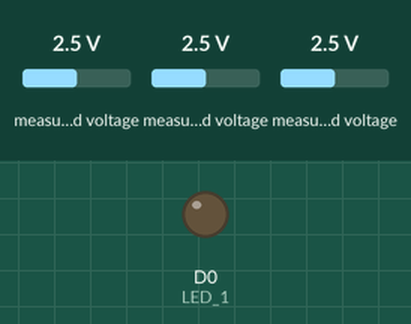
Bench run of a sketch on a simulated ESP8266 (NodeMCU). Parts: output pins drawn as LEDs (lit = HIGH). Inputs (shaded band) come from the test bench; at power-on: measured voltage 2.5 V. WiFi joins after 1.5 s; servers stay silent unless stated; random numbers use the default seed unless the sketch sets one; no MQTT or app messages arrive unless stated; pins used as bus, display or sensor lines are not drawn; what the sketch prints to the serial monitor is not drawn.

Above: at 0.1 s.
At 54.4 s:
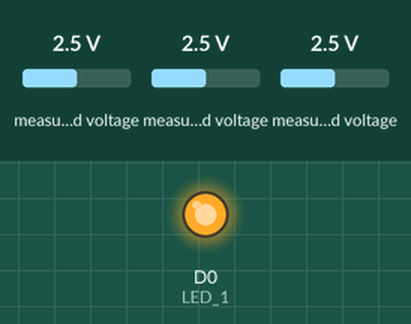
Timing chart, 0 to 115.8 s (numbered marks = the images above):
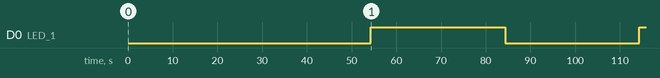

The sketch:

DME_ENTRADA.ino
```cpp
// Programa: Modulo ESP8266 Serial Output
// Autor: Gabriel Manoel da Silva - DAS/UFSC

#include <Wire.h>
#include <ArduinoJson.h>
#include <Time.h>
#include <ADS1115_WE.h>
#include <ESP8266WiFi.h>
#include <PubSubClient.h>
#include <math.h>

// JSON
JsonDocument doc;

// ===== CONFIGS =====
const int REPORT_INTERVAL = 30000; // a cada 30 segundos
#define I2C_ADDRESS 0x48
#define D5 14
#define LED_1 16
#define Number_of_Channels 3

// ===== CONFIG WIFI =====
const char* ssid = "LMM";
const char* password = "mecatronica";

// ===== CONFIG MQTT =====
const char* mqtt_server = "2d3476b755a14f60ba5c6449a3dab224.s1.eu.hivemq.cloud"; // ou seu domínio HiveMQ
const int mqtt_port = 8883;               // ou 8883 se for TLS
const char* mqtt_topic = "DME_ENTRADA";
const char* mqtt_client_user = "teste123";        // se tiver login no broker
const char* mqtt_client_pass = "Teste123";
WiFiClientSecure espClient;
PubSubClient client(espClient);

// ===== OBJETOS =====
ADS1115_WE adc(I2C_ADDRESS);

unsigned long lastSend = 0;

// ===== CONECTAR WIFI =====
void conectarWiFi() {
  Serial.print("Conectando ao Wi-Fi: ");
  Serial.println(ssid);

  WiFi.begin(ssid, password);
  unsigned long startAttemptTime = millis();

  while (WiFi.status() != WL_CONNECTED && millis() - startAttemptTime < 15000) {
    delay(500);
    Serial.print(".");
  }

  if (WiFi.status() == WL_CONNECTED) {
    Serial.println("\nWiFi conectado!");
    Serial.print("IP: ");
    Serial.println(WiFi.localIP());
  } else {
    Serial.println("\nFalha ao conectar! Verifique as credenciais.");
  }
}

// ===== CONECTAR MQTT =====
void reconectarMQTT() {
  while (!client.connected()) {
    Serial.print("Conectando ao broker MQTT... ");
    String clientId = "ESP8266Client-" + String(random(0xffff), HEX);
    if (client.connect(clientId.c_str(), mqtt_client_user, mqtt_client_pass)) {
      Serial.println("Conectado com sucesso!");
    } else {
      Serial.print("Falhou. Código: ");
      Serial.print(client.state());
      Serial.println(" Tentando novamente em 5 segundos...");
      delay(5000);
    }
  }
}

// ===== SETUP =====
void setup() {
  Wire.begin();
  Serial.begin(9600);
  pinMode(LED_1, OUTPUT);
  pinMode(D5, OUTPUT);

  if (!adc.init()) {
    Serial.println("ADS1115 não conectado!");
  }

  adc.setVoltageRange_mV(ADS1115_RANGE_1024);
  adc.setConvRate(ADS1115_475_SPS);
  adc.setMeasureMode(ADS1115_CONTINUOUS);

  conectarWiFi();
  client.setServer(mqtt_server, mqtt_port);
  espClient.setInsecure();
}

// ===== LOOP =====
void loop() {
  if (WiFi.status() != WL_CONNECTED) {
    Serial.println("WiFi desconectado. Tentando reconectar...");
    conectarWiFi();
    return;
  }

  if (!client.connected()) {
    reconectarMQTT();
  }

  client.loop();

  if (millis() - lastSend > REPORT_INTERVAL) {
    lastSend = millis();
    getAndSendData();
    digitalWrite(LED_1, !digitalRead(LED_1));
  }
}

// ===== CÁLCULO DE CORRENTE RMS =====
double calcIrms(unsigned int samples, ADS1115_MUX canal, int index) {
  double sqI = 0;
  adc.setCompareChannels(canal);
  for (unsigned int n = 0; n < samples; n++) {
    int sample = adc.getResult_mV();
    sqI += sample * sample;
    digitalWrite(D5, !digitalRead(D5));
  }

  double Irms = sqrt(sqI / samples);
  if (index == 1) Irms *= (2 / 15.4);
  if (index == 2) Irms *= (2 / 15.5);
  if (index == 3) Irms *= (2 / 15.2);

  return Irms;
}

// ===== COLETA E ENVIO =====
void getAndSendData() {
  float IRMS1 = calcIrms(1000, ADS1115_COMP_0_3, 1);
  float IRMS2 = calcIrms(1000, ADS1115_COMP_1_3, 2);
  float IRMS3 = calcIrms(1000, ADS1115_COMP_2_3, 3);

  Serial.printf("IRMS 1: %.2f | IRMS 2: %.2f | IRMS 3: %.2f\n", IRMS1, IRMS2, IRMS3);

  String dados = "{\"nome\": \"LMM_entrada\", \"corrente\": [" +
                 String(IRMS1, 2) + ", " +
                 String(IRMS2, 2) + ", " +
                 String(IRMS3, 2) + "]}";

  client.publish(mqtt_topic, dados.c_str());
}
```

Measured:
- by itself, D0 (LED_1): LOW → HIGH at 54.3 s, → LOW 30.0 s later, → HIGH 30.0 s later
